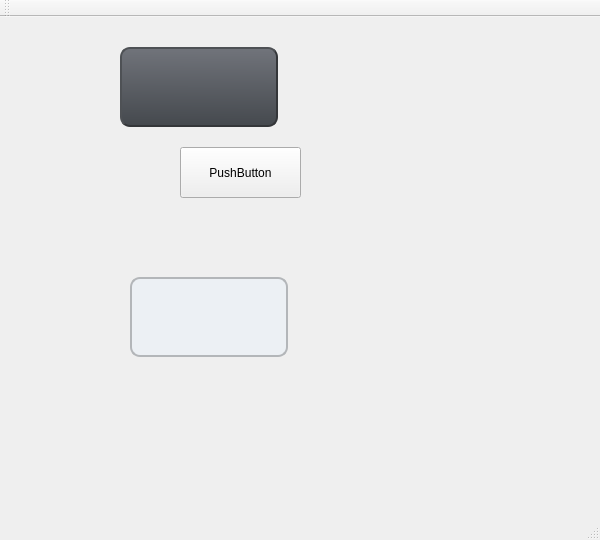
<?xml version="1.0" encoding="UTF-8"?>
<ui version="4.0">
 <class>MainWindow</class>
 <widget class="QMainWindow" name="MainWindow">
  <property name="geometry">
   <rect>
    <x>0</x>
    <y>0</y>
    <width>600</width>
    <height>540</height>
   </rect>
  </property>
  <property name="windowTitle">
   <string>MainWindow</string>
  </property>
  <property name="styleSheet">
   <string notr="true"/>
  </property>
  <widget class="QWidget" name="centralWidget">
   <widget class="QPushButton" name="pushButton">
    <property name="geometry">
     <rect>
      <x>180</x>
      <y>130</y>
      <width>121</width>
      <height>51</height>
     </rect>
    </property>
    <property name="text">
     <string>PushButton</string>
    </property>
   </widget>
   <widget class="QWidget" name="widget" native="true">
    <property name="geometry">
     <rect>
      <x>120</x>
      <y>30</y>
      <width>158</width>
      <height>80</height>
     </rect>
    </property>
    <property name="styleSheet">
     <string notr="true">QWidget {
	background-color: qlineargradient(spread:pad, x1:0.988909, y1:1, x2:1, y2:0, stop:0 rgba(69, 73, 78, 255), stop:1 rgba(113, 116, 123, 255));
     border-style: outset;
     border-width: 2px;
     border-radius: 10px;
     border-color: rgb(52, 54, 57); 
	/*border-color : qlineargradient(spread:pad, x1:0, y1:0, x2:1, y2:0, stop:0 rgba(65, 67, 71, 255), stop:1 rgba(93, 96, 102, 255));*/
     font: bold 14px;
     min-width: 10em;
     padding: 6px;
}
</string>
    </property>
   </widget>
   <widget class="QWidget" name="widget_2" native="true">
    <property name="geometry">
     <rect>
      <x>130</x>
      <y>260</y>
      <width>158</width>
      <height>80</height>
     </rect>
    </property>
    <property name="styleSheet">
     <string notr="true">QWidget {
	background-color: rgb(236, 240, 244);
   border-style: solid; 
     border-width: 2px;
 border-radius: 10px;
     border-color:rgb(179, 182, 185); 
}
</string>
    </property>
   </widget>
  </widget>
  <widget class="QMenuBar" name="menuBar">
   <property name="geometry">
    <rect>
     <x>0</x>
     <y>0</y>
     <width>600</width>
     <height>21</height>
    </rect>
   </property>
  </widget>
  <widget class="QToolBar" name="mainToolBar">
   <attribute name="toolBarArea">
    <enum>TopToolBarArea</enum>
   </attribute>
   <attribute name="toolBarBreak">
    <bool>false</bool>
   </attribute>
  </widget>
  <widget class="QStatusBar" name="statusBar"/>
 </widget>
 <layoutdefault spacing="6" margin="11"/>
 <resources/>
 <connections/>
</ui>
